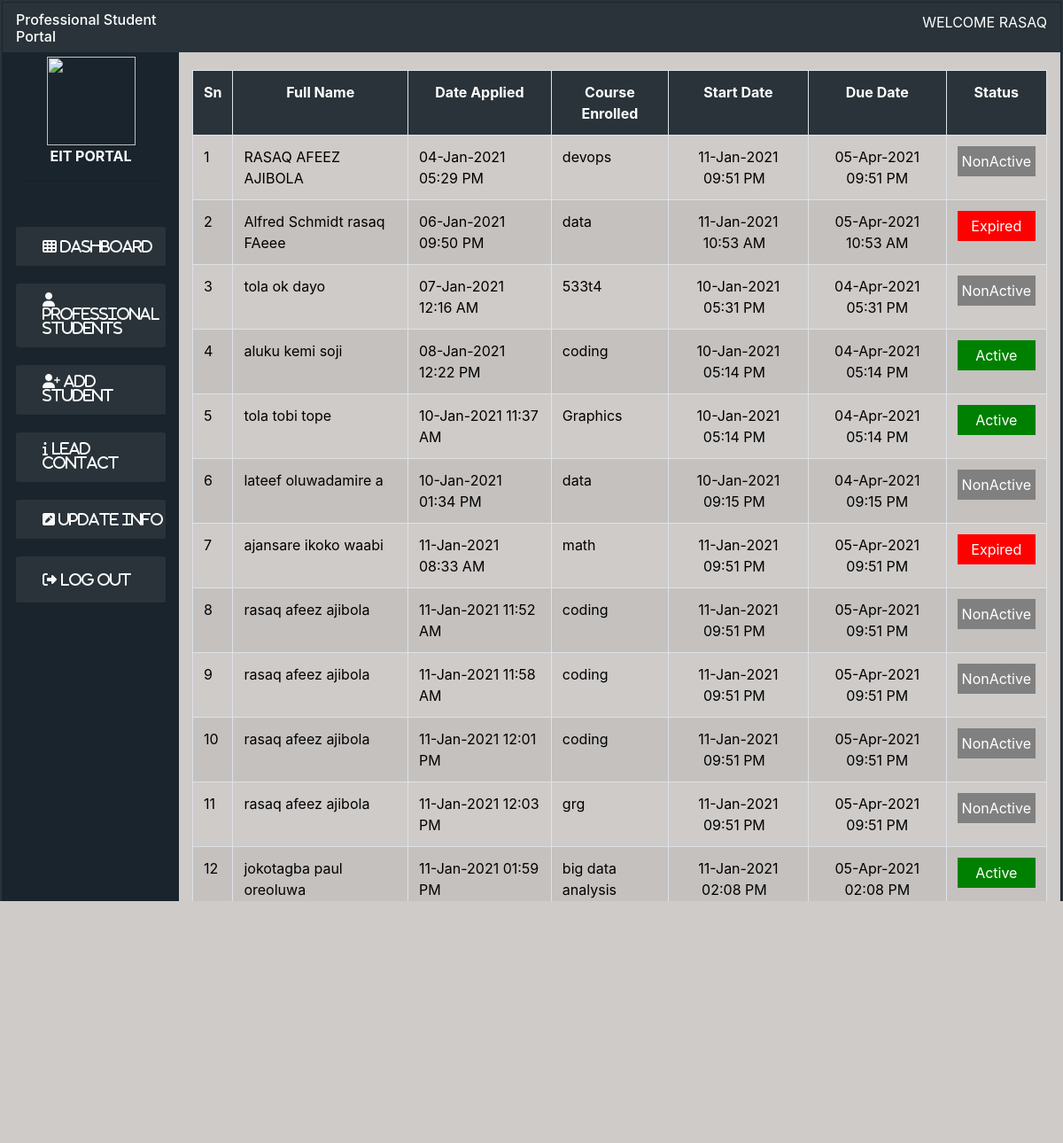
The page /professional-students.php (signed in) on the database its author committed.
### tables this page shows
CREATE TABLE `prospective_prof` (
  `id` int(11) NOT NULL,
  `mode_of_entry` varchar(255) NOT NULL,
  `surname` varchar(255) NOT NULL,
  `firstname` varchar(255) NOT NULL,
  `middlename` varchar(255) NOT NULL,
  `timestamp` timestamp NULL DEFAULT CURRENT_TIMESTAMP,
  `state` varchar(255) NOT NULL,
  `local_govt` varchar(255) NOT NULL,
  `gender` varchar(255) NOT NULL,
  `phone_no` varchar(255) NOT NULL,
  `email` varchar(255) NOT NULL,
  `password` varchar(255) NOT NULL,
  `course` varchar(255) NOT NULL,
  `doc_name` varchar(255) DEFAULT NULL,
  `application_status` int(11) NOT NULL DEFAULT '0',
  `home_address` varchar(255) DEFAULT NULL,
  `schedule_status` int(11) NOT NULL DEFAULT '0',
  `admission_approval` int(11) NOT NULL DEFAULT '0',
  `admission_time` varchar(255) DEFAULT NULL,
  `status` text,
  `start_date` timestamp(6) NULL DEFAULT CURRENT_TIMESTAMP(6)
);

### professional-students.php (the view, shortened to what this page needs)
<?php
include('connect.php');
?>
<!DOCTYPE html>
<html lang="en">
<head>
<link rel="stylesheet" href="bootstrap/css/bootstrap.css">
<link rel="stylesheet" href="fontawesome/css/font-awesome.min.css">
<link rel="stylesheet" href="style.css">
</head>
<body>
<div class="container-fluid  con">
<div class="container-fluid ">
  <div class="row">
    <div class="container-fluid head  col-2">
     <div class="date"><h6>Professional Student Portal</h6></div>
    </div>
    <div class="container-fluid head col-10">
  <div class="header_right">
    <p "> <?php echo "WELCOME ".($_SESSION['username']);?> </p>
    </div>
    </div>
  </div>
  <div class="row ">
    <div class="col-2 side">
      <div class="header_left text-center">
        <img src="img/eit.png" height="100" width="100"><br>
        <span style="font-weight: bold;">EIT PORTAL</span>
     <hr>
      </div>
                 <ul class="navbar-nav">
                  <li class="nav-item nav_item"> <a href="index.php" class="nav-link ">
                       <i class="fa fa-th text-light">
                       <span class="text-light" >Dashboard</span></i>
                   </a> </li>
                   <li class="nav-item nav_item"> <a href="professional-students.php" class="nav-link">
                       <i class="fa fa-user text-light">
                       <span class="text-light">Professional Students</span></i>
                   </a></li>
                   <li class="nav-item nav_item"><a href="add-prof.php" class="nav-link">
                       <i class="fa fa-user-plus text-light">
                       <span class="text-light">Add Student</span> </i>
                   </a></li>
                   <li class="nav-item nav_item"> <a href="lead-contact.php" class="nav-link">
                       <i class="fa fa-info text-light">
                       <span class="text-light">Lead Contact</span></i>
                   </a></li>
                   <li class="nav-item nav_item"> <a href="update-info.php" class="nav-link">
                       <i class="fa fa-pencil-square text-light">
                       <span class="text-light">Update Info</span></i>
                   </a></li>
                   <li class="nav-item nav_item"><a href="logout.php" class="nav-link">
                       <i class="fa fa-sign-out nav-link text-light">
                       <span class="text-light">Log Out</span></i>
                   </a></li>
                   </div>
    <div class="col-10 content">
    <table class="table table-striped table-bordered" border="3" cellpadding="5" cellspacing="1" >
                        <tr style='color: white; background-color: rgb(41, 51, 57);'  class='text-center'>
                            <th>Sn</th>
                            <th>Full Name</th>
                            <th>Date Applied</th>
                            <th>Course Enrolled</th>
                            <th>Start Date</th>
                            <th>Due Date</th>
                            <th>Status</th>
                        </tr>
                        <?php
                            $query = "SELECT * FROM prospective_prof where application_status='1'";
                    $counter=0;
                  if ($result = $conn->query($query)) {
                                while ($row = $result->fetch_assoc()) {
                                    $surname = $row["surname"];
                                    $firstname = $row["firstname"];
                                    $middlename = $row["middlename"];
                                    $timestamp = $row["timestamp"];
                                    $course = $row["course"];
                                    $status = $row["status"];
                                    $apply=strtotime("$timestamp");
                                    $apply_date= date(" d-M-Y h:i A", $apply) ;
                                    $counter = $counter +1;
                                            $start_date = $row["start_date"];
                                            $start=strtotime("$start_date");
                                            $enddate = strtotime("+12 weeks", $start);
                                            $due= date(" d-M-Y h:i A", $enddate) ;
                                        $begin= date("d-M-Y h:i A", $start);
                                        if ($status=="Active"){
                                            $student_status= "<div style='background-color: green; color: white; text-align: center; padding:5px'>Active</div>";
                                        }
                                        else if ($status=="Expired"){
                                            $student_status= "<div style='background-color: red; color: white; text-align: center; padding:5px'>Expired</div>";
                                        }
                                        else {
                                            $student_status= "<div style='background-color: gray; color: white; text-align: center; padding:5px'>NonActive</div>";
                                        }
                                ?>
                                        <tr style='color: black ;' class='row_hover'>
                                        <td><?php echo $counter ?></td>
                                            <td><?php echo $surname.' '. $firstname .' '. $middlename ?></td>
                                            <td><?php echo $apply_date ?></td>
                                            <td><?php  echo $course ?></td>
                                            <td class="text-center"><?php  if ($status==("Active"|| "Expired")) echo $begin; else echo "-----";?> &nbsp;</td>
                                            <td class="text-center"> <?php if ($status==("Active"|| "Expired")) echo $due; else echo "-----"; ?></td>
                                            <td> <?php echo $student_status?></td>
                                        </tr>
                                <?php
                                            }
                                }
                                    echo " </table> ";
                    ?>
    </div>
    </div>
  </div>
  <div class="row">
    <div class="container-fluid foot text-center">
      <h6>&copy; <?php echo date('Y') ?></h6>
    </div>
  </div>
</div>
</body>
</html>

### style.css (style rules this page uses)
:root { --body-font: 'Nunito', sans-serif; }
body { padding: 0px; background-color:rgb(26, 36, 45); }
.con { border: 2px solid rgb(41, 51, 57); padding: 1px; }
.head { background-color:rgb(41, 51, 57); color: white; }
.foot { background-color:rgb(41, 51, 57); color: white; }
.side { background-color:rgb(26, 36, 45); color: white; height: 150vh; }
.date { margin-top: 10px; }
.header_right { float: right; margin-top: 10px; }
.header_left { margin: 5px; }
.nav_item { background-color:rgb(41, 51, 57); padding: 2px 2px 2px 30px; text-align: left; width: 100%; border-radius: 3%; margin-bottom: 20px; color: rgb(233, 248, 248); }
table { margin-top: 20px; }
.navbar-nav { margin-top: 30%; }
.content { background-color: rgb(206, 203, 201); }

### rows shown on the page
prospective_prof: surname "RASAQ", firstname "AFEEZ", middlename "AJIBOLA", timestamp "04-Jan-2021 05:29 PM", course "devops", start_date "11-Jan-2021 09:51 PM", start_date "05-Apr-2021 09:51 PM", status "NonActive"
prospective_prof: surname "Alfred Schmidt", firstname "rasaq", middlename "FAeee", timestamp "06-Jan-2021 09:50 PM", course "data", start_date "11-Jan-2021 10:53 AM", start_date "05-Apr-2021 10:53 AM", status "Expired"
prospective_prof: surname "tola", firstname "ok", middlename "dayo", timestamp "07-Jan-2021 12:16 AM", course "533t4", start_date "10-Jan-2021 05:31 PM", start_date "04-Apr-2021 05:31 PM", status "NonActive"
prospective_prof: surname "aluku", firstname "kemi", middlename "soji", timestamp "08-Jan-2021 12:22 PM", course "coding", start_date "10-Jan-2021 05:14 PM", start_date "04-Apr-2021 05:14 PM", status "Active"
prospective_prof: surname "tola", firstname "tobi", middlename "tope", timestamp "10-Jan-2021 11:37 AM", course "Graphics", start_date "10-Jan-2021 05:14 PM", start_date "04-Apr-2021 05:14 PM", status "Active"
prospective_prof: surname "lateef", firstname "oluwadamire", middlename "a", timestamp "10-Jan-2021 01:34 PM", course "data", start_date "10-Jan-2021 09:15 PM", start_date "04-Apr-2021 09:15 PM", status "NonActive"
prospective_prof: surname "ajansare", firstname "ikoko", middlename "waabi", timestamp "11-Jan-2021 08:33 AM", course "math", start_date "11-Jan-2021 09:51 PM", start_date "05-Apr-2021 09:51 PM", status "Expired"
prospective_prof: surname "rasaq", firstname "afeez", middlename "ajibola", timestamp "11-Jan-2021 11:52 AM", course "coding", start_date "11-Jan-2021 09:51 PM", start_date "05-Apr-2021 09:51 PM", status "NonActive"
prospective_prof: surname "rasaq", firstname "afeez", middlename "ajibola", timestamp "11-Jan-2021 11:58 AM", course "coding", start_date "11-Jan-2021 09:51 PM", start_date "05-Apr-2021 09:51 PM", status "NonActive"
prospective_prof: surname "rasaq", firstname "afeez", middlename "ajibola", timestamp "11-Jan-2021 12:01 PM", course "coding", start_date "11-Jan-2021 09:51 PM", start_date "05-Apr-2021 09:51 PM", status "NonActive"
prospective_prof: surname "rasaq", firstname "afeez", middlename "ajibola", timestamp "11-Jan-2021 12:03 PM", course "grg", start_date "11-Jan-2021 09:51 PM", start_date "05-Apr-2021 09:51 PM", status "NonActive"
prospective_prof: surname "jokotagba", firstname "paul", middlename "oreoluwa", timestamp "11-Jan-2021 01:59 PM", course "big data analysis", start_date "11-Jan-2021 02:08 PM", start_date "05-Apr-2021 02:08 PM", status "Active"

### other values the page prints
$_SESSION['username'] "RASAQ"
